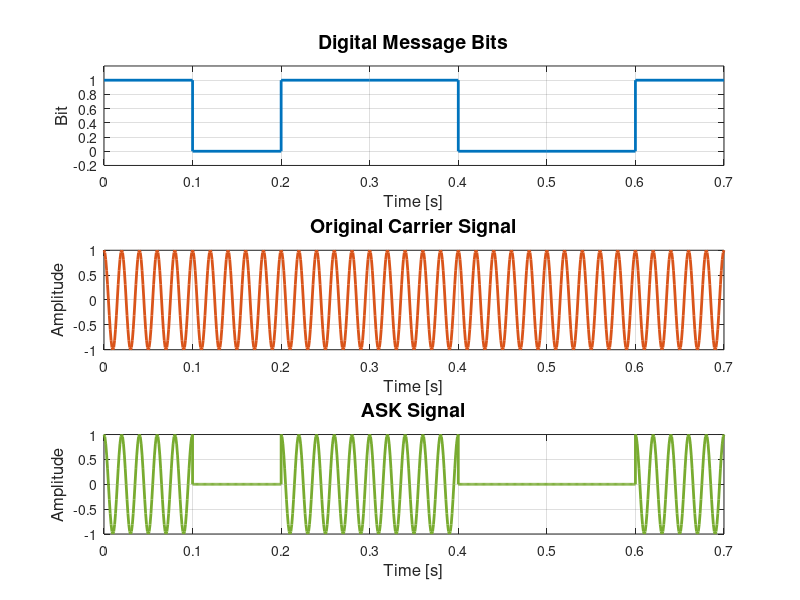

The MATLAB script that drew this image:
clc; clear; close all;

%% Parameters
Fs = 1000;            % Sampling frequency 
Tb = 0.1;             % Bit duration 
t = 0:1/Fs:Tb;        % Time vector for one bit
fc = 50;              % Carrier frequency (
A0 = 0;               % Amplitude for bit 0
A1 = 1;               % Amplitude for bit 1

%% Message bits
bits = [1 0 1 1 0 0 1];   
N = length(bits);

%% Generate ASK signal
ask_signal = [];
time = [];

for i = 1:N
    carrier = cos(2*pi*fc*t);         
    if bits(i) == 1
        s = A1 * carrier;
    else
        s = A0 * carrier;
    end
    ask_signal = [ask_signal s];
    time = [time t + (i-1)*Tb];
end

%% Full carrier for comparison
full_carrier = repmat(cos(2*pi*fc*t), 1, N); 

%% Plot message bits
figure('Color',[0.95 0.95 0.95]);
subplot(3,1,1);
stairs([0:N]*Tb, [bits bits(end)], 'LineWidth', 2, 'Color', [0 0.45 0.74]);
ylim([-0.2 1.2]);
title('Digital Message Bits', 'FontSize', 14);
xlabel('Time [s]', 'FontSize', 12);
ylabel('Bit', 'FontSize', 12);
grid on;

%% Plot carrier signal
subplot(3,1,2);
plot(time, full_carrier, 'LineWidth', 2, 'Color', [0.85 0.33 0.1]);
title('Original Carrier Signal', 'FontSize', 14);
xlabel('Time [s]', 'FontSize', 12);
ylabel('Amplitude', 'FontSize', 12);
grid on;

%% Plot ASK signal
subplot(3,1,3);
plot(time, ask_signal, 'LineWidth', 2, 'Color', [0.47 0.67 0.19]);
title('ASK Signal', 'FontSize', 14);
xlabel('Time [s]', 'FontSize', 12);
ylabel('Amplitude', 'FontSize', 12);
grid on;
